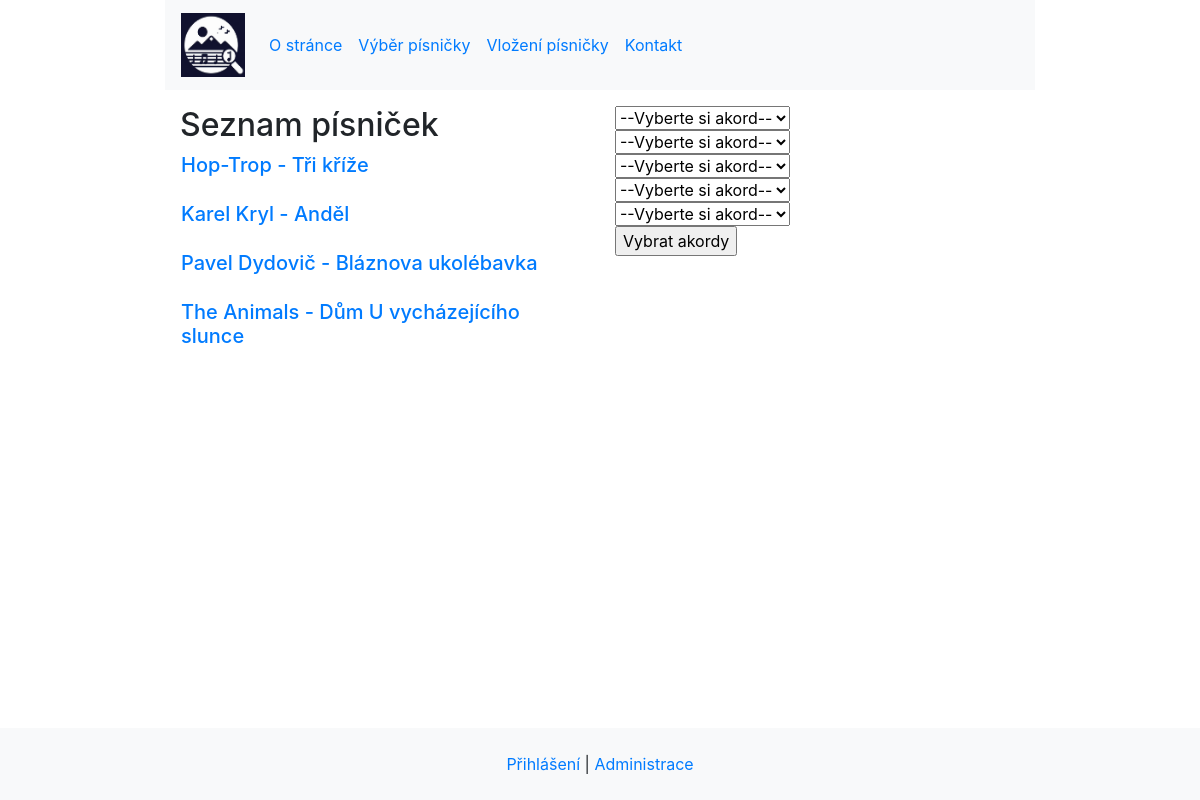
Page /song on the committed database.
### tables this page shows
CREATE TABLE IF NOT EXISTS `songs` (
  `song_id` int(11) NOT NULL AUTO_INCREMENT,
  `strumming_pattern` text NOT NULL,
  `artist` varchar(155) NOT NULL,
  `title` varchar(155) NOT NULL,
  `lyrics` text NOT NULL,
  `url` varchar(155) NOT NULL,
  PRIMARY KEY (`song_id`),
  UNIQUE KEY `url` (`url`)
);

### index.php (called while the page is built, shortened)
<?php
$router = new RouterController();
$router->process(array($_SERVER["REQUEST_URI"]));
$router->renderView();

### controllers/SongController.php (called while the page is built, shortened)
<?php
class SongController extends Controller {
    public function process(array $parameters): void {
        $songsManager = new SongsManager();
        if(!empty($parameters[1]) && $parameters[1] == 'delete') {
            $this->verifyUser(true);
            $songsManager->deleteSong($parameters[0]);
            $this->addMessage('warning', 'Písnička byla odstraněna.');
            $this->reroute('song');
        } else {
            if ($_POST) {
                $chordNames = array();
                foreach ($_POST as $chord) {
                    $chordNames[] = $chord;
                }
                $songs = $songsManager->getSongsByChords($chordNames);
                $this->data['songs'] = $songs;
                $this->view = 'songs';
            } else {
                $songs = $songsManager->getSongs();
                $this->data['songs'] = $songs;
            }
        }
    }
}

### models/Db.php (called while the page is built, shortened)
<?php
class Db {
    private static PDO $connection;
    private static array $settings = array (
        PDO::ATTR_ERRMODE => PDO::ERRMODE_EXCEPTION,
        PDO::MYSQL_ATTR_INIT_COMMAND => "SET NAMES utf8",
        PDO::ATTR_EMULATE_PREPARES => false,
    );
    public static function connect (string $host, string $user, string $password, string $dbName): void {
        if (!isset(self::$connection)) {
            self::$connection = new PDO ("mysql:host=$host;dbname=$dbName", $user, $password, self::$settings);
        }
    }
    public static function queryAll(string $query, array $parameters = array()): array|bool {
        $return = self::$connection->prepare($query);
        $return->execute($parameters);
        return $return->fetchAll();
    }
}

### models/SongsManager.php (called while the page is built, shortened)
<?php
class SongsManager {
    public function getSongs(): array {
        return Db::queryAll('SELECT song_id, url, artist, title '
                        . 'FROM songs '
                        . 'ORDER BY artist');
    }
}

### controllers/RouterController.php (called while the page is built, shortened)
<?php
class RouterController extends Controller {
    protected Controller $controller;
    public function process(array $parameters): void {
        $parsedURL = $this->parseURL($parameters[0]);
        $controllerClass = $this->dashToCamel(array_shift($parsedURL)) . 'Controller';
        if (file_exists('controllers/' . $controllerClass . '.php'))
                $this->controller = new $controllerClass;
        else
            $this->reroute('error');
        $this->controller->process($parsedURL);
    }
    private function parseURL(string $url): array {
        $parsedURL = parse_url($url);
        $parsedURL["path"] = ltrim($parsedURL["path"], "/");
        $parsedURL["path"] = trim($parsedURL["path"]);
        $explodedPath = explode("/", $parsedURL["path"]);
        return $explodedPath;
    }
    private function dashToCamel(string $text): string {
        $sentence = str_replace('-', ' ', $text);
        $sentence = ucwords($sentence);
        $sentence = str_replace(' ', '', $sentence);
        return $sentence;
    }
}

### views/songs.phtml (the view, shortened to what this page needs)
<div class="container-fluid">
    <div class="row">
        <div class="col-lg-6">
            <h2>Seznam písniček</h2>
            <table>
                <?php foreach ($songs as $song) : ?>
                    <tr>
                        <td class="pb-3">
                            <h5><a href="song/<?= $song['url'] ?>"><?php echo($song['artist'] . ' - ' . $song['title']); ?></a></h5>
                        </td>
                    </tr>
                <?php endforeach; ?>
            </table>
        </div>
        <div class="col-lg-6">
            <form method="post">
                <div>
                    <select name="dropdown1">
                        <option disabled selected value>--Vyberte si akord--</option>
                    </select>
                </div>
                <div>
                    <select name="dropdown2">
                        <option disabled selected value>--Vyberte si akord--</option>
                    </select>
                </div>
                <div>
                    <select name="dropdown3">
                        <option disabled selected value>--Vyberte si akord--</option>
                    </select>
                </div>
                <div>
                    <select name="dropdown4">
                        <option disabled selected value>--Vyberte si akord--</option>
                    </select>
                </div>
                <div>
                    <select name="dropdown5">
                        <option disabled selected value>--Vyberte si akord--</option>
                    </select>
                </div>
                <input type="submit" value="Vybrat akordy">
            </form>
        </div>
    </div>
</div>

### rows in the picture
songs: artist "Hop-Trop", title "Tři kříže"
songs: artist "Karel Kryl", title "Anděl"
songs: artist "Pavel Dydovič", title "Bláznova ukolébavka"
songs: artist "The Animals", title "Dům U vycházejícího slunce"
